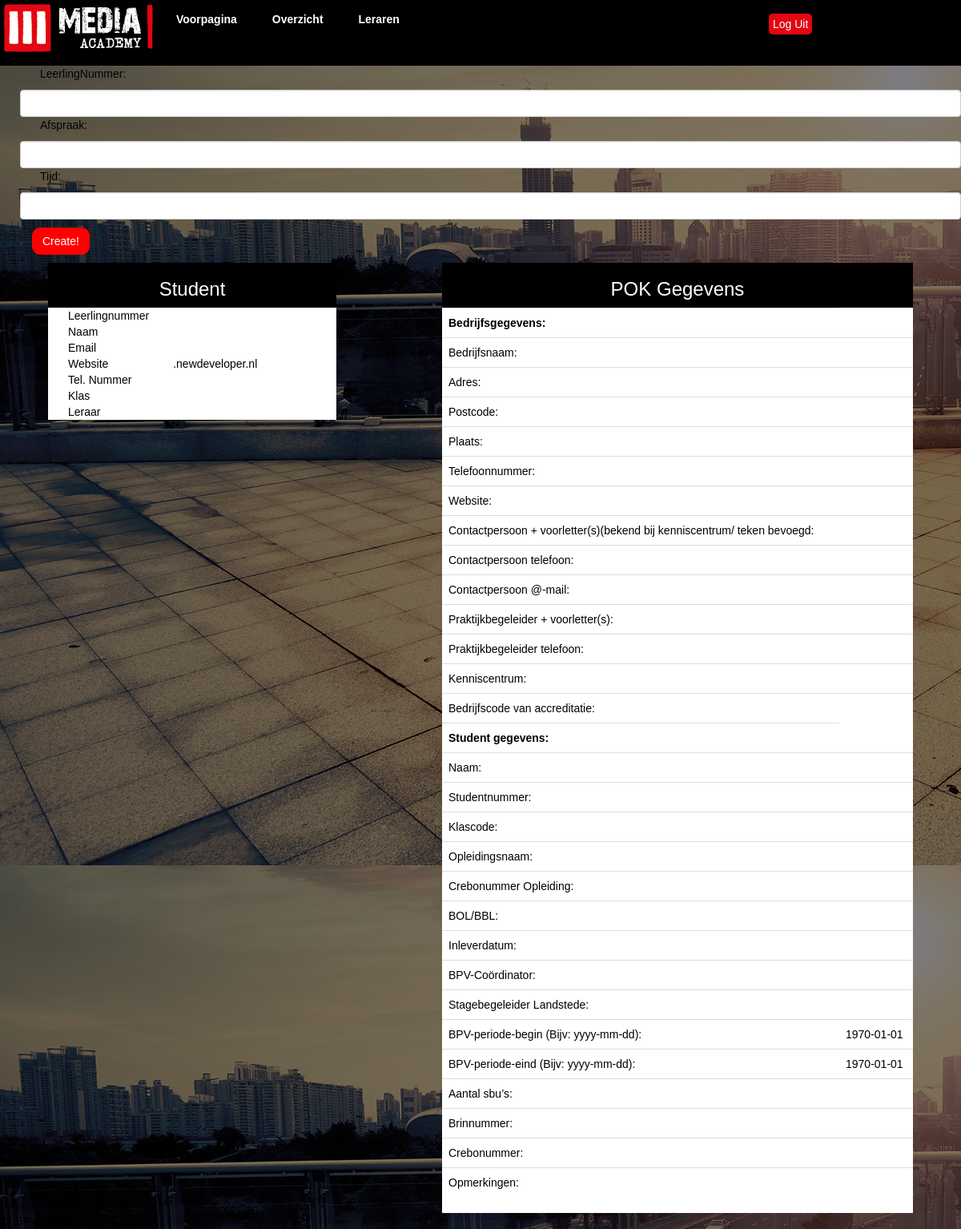
Before: /leraren/showStudent/1 (signed in) with the older database file.
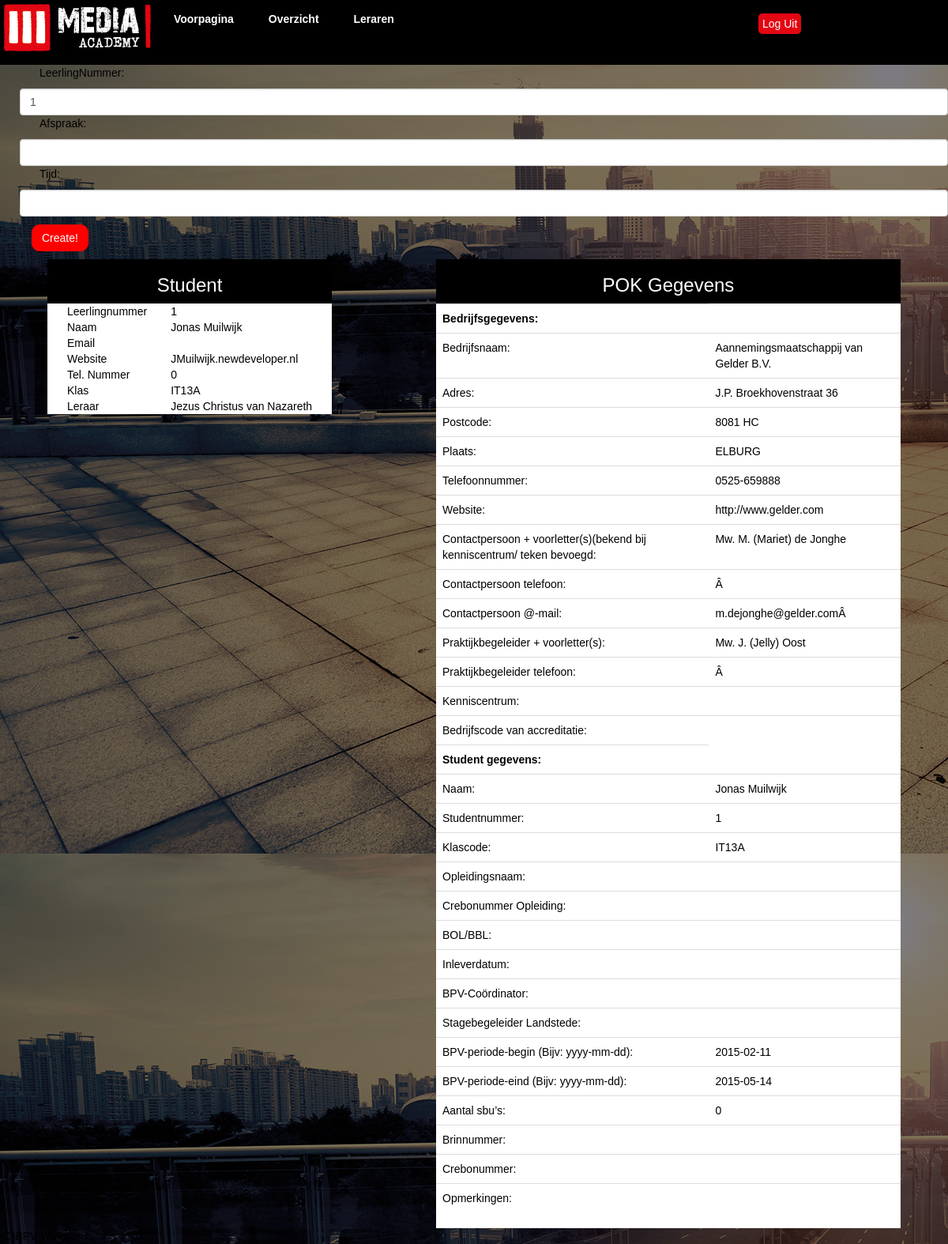
After: the same page with the newer database file.
### tables this page shows
CREATE TABLE IF NOT EXISTS `studenten` (
  `leerlingnummer` int(11) NOT NULL,
  `voornaam` varchar(25) NOT NULL,
  `achternaam` varchar(25) NOT NULL,
  `wachtwoord` varchar(256) NOT NULL,
  `email` varchar(30) NOT NULL,
  `geboortedatum` timestamp NOT NULL DEFAULT CURRENT_TIMESTAMP ON UPDATE CURRENT_TIMESTAMP,
  `telefoonnummer` int(11) NOT NULL,
  `klas` varchar(11) NOT NULL,
  `leraar_id` int(11) NOT NULL,
  PRIMARY KEY (`leerlingnummer`)
);

CREATE TABLE IF NOT EXISTS `pokaanvraag` (
  `id` int(11) NOT NULL AUTO_INCREMENT,
  `leerlingnummer` int(11) NOT NULL,
  `bedrijfNaam` varchar(50) NOT NULL,
  `bedrijfAdres` varchar(50) NOT NULL,
  `bedrijfPostcode` varchar(10) NOT NULL,
  `bedrijfPlaats` varchar(50) NOT NULL,
  `bedrijfTelefoon` varchar(20) NOT NULL,
  `bedrijfWebsite` varchar(50) NOT NULL,
  `bedrijfContactPersoon` varchar(50) NOT NULL,
  `bedrijfContactPersoonTelefoon` varchar(20) NOT NULL,
  `bedrijfContactPersoonEmail` varchar(50) NOT NULL,
  `bedrijfPraktijkBegeleider` varchar(50) NOT NULL,
  `bedrijfPraktijkBegeleiderTelefoon` varchar(20) NOT NULL,
  `bedrijfKennisCentrum` varchar(50) NOT NULL,
  `bedrijfCode` varchar(20) NOT NULL,
  `studentNaam` varchar(50) NOT NULL,
  `studentKlas` varchar(20) NOT NULL,
  `studentOpleiding` varchar(50) NOT NULL,
  `studentCreboNummerOpleiding` varchar(20) NOT NULL,
  `studentRichting` varchar(50) NOT NULL,
  `studentInleverdatum` varchar(50) NOT NULL,
  `bpvCoordinator` varchar(50) NOT NULL,
  `bpvBegeleider` varchar(50) NOT NULL,
  `bpvPeriodeBegin` int(11) NOT NULL,
  `bpvPeriodeEind` int(11) NOT NULL,
  `bpvSbu` int(11) NOT NULL,
  `bpvBrin` varchar(20) NOT NULL,
  `bpvCrebo` varchar(20) NOT NULL,
  `bpvOpmerking` varchar(500) NOT NULL,
  `pokStatus` int(2) NOT NULL,
  PRIMARY KEY (`id`)
);

CREATE TABLE IF NOT EXISTS `leraren` (
  `id` int(11) NOT NULL AUTO_INCREMENT,
  `leraar_voornaam` varchar(25) NOT NULL,
  `leraar_achternaam` varchar(25) NOT NULL,
  `wachtwoord` varchar(256) NOT NULL,
  `leraar_email` varchar(25) NOT NULL,
  PRIMARY KEY (`id`)
);

### controller/leraren.class.php (called while the page is built, shortened)
<?php
class Leraren extends Controller {
    public function __construct() {
        $this->view->title = 'Leraren';
        $this->view->style = 'bootstrap';
        $this->view->altStyle = 'style1';
    }
    function showStudent($leerlingNummer){
	$student = $this->model->getStudent($leerlingNummer);
	$locations = "[";
	foreach($student as $mapsLocation){
	    $locations .= "'" . $mapsLocation['bedrijfPostcode'] . "'" . ", ";
	}
	$locations = substr($locations, 0, strlen($locations) - 2) . "]";
	$names = "[";
	foreach($student as $name){
	    $names .= "'" . $name['voornaam'] ." ". $name['achternaam'] . "'" . ", ";
	}
	$names = substr($names, 0, strlen($names) - 2) . "]";
	$this->view->names = $names;
	$this->view->locations = $locations;
	$this->view->student = $student;
	$this->view->render('student');
    }
}

### libs/ini.php (called while the page is built, shortened)
<?php
require 'libs/controller.php';
require 'libs/model.php';
$site = new Router();

### index.php (called while the page is built)
<?php
require 'libs/ini.php';

### libs/model.php (called while the page is built)
<?php
class Model
{
    public function __construct()
    {
	$this->dbh = new Database();
    }
}

### model/leraren.model.php (called while the page is built, shortened)
<?php
class Leraren_Model extends Model{
    public function getStudent($leerlingNummer){
	$sth = $this->dbh->prepare("SELECT studenten.*, leraren.*, pokaanvraag.* "
		. "			FROM studenten"
		. "			    JOIN leraren ON"
		. "				studenten.leraar_id = leraren.id"
		. "			    JOIN pokaanvraag ON"
		. "				studenten.leerlingnummer = pokaanvraag.leerlingnummer"
		. "			WHERE studenten.leerlingnummer = '" . $leerlingNummer . "' "
		. "			ORDER BY pokaanvraag.id DESC LIMIT 1");
	$sth->execute();
	return $sth->fetchall();
    }
}

### libs/controller.php (called while the page is built, shortened)
<?php
class Controller {
    public function loadmodel($name) {
        $path = 'model/' . $name . '.model.php';
        if (file_exists($path)) {
            $this->model = new $modelname;
        }
    }
}

### view/content/student.php (the view, shortened to what the changed rows need)
<form action='<?php echo URL ?>leraren/caldav' method='post'>
    <p class="formulier">LeerlingNummer:</p><input type='text' class='form-control' name='leerlingnummer' value='<?php echo $this->student[0]['leerlingnummer'] ?>'>
    <p class="formulier">Afspraak:</p><input type='text' class='form-control' name='afspraak'>
    <p class="formulier">Tijd:</p><input type='text' class='form-control' name='tijd'>
    <input type='submit' class='btn btn-primary' value='Create!'>
</form>
<div id="klassen">
    <div id="klassen1">
	<h3>
	    Student
	</h3>
    </div>
    <table class='haai'>
	<tr>
	    <td>
		Leerlingnummer
	    </td>
	    <td>
		<?php
		echo $this->student[0]["leerlingnummer"];
		?>
	    </td>
	</tr>
	<tr>
	    <td>
		Naam
	    </td>
	    <td>
		<?php
		echo $this->student[0]["voornaam"] . " " . $this->student[0]["achternaam"];
		?>
	    </td>
	</tr>
	<tr>
	    <td>
		Email
	    </td>
	    <td>
	    </td>
	</tr>
	<tr>
	    <td>
		Website
	    </td>
	    <td>
		<a href='http://<?php echo $this->student[0]["voornaam"][0] . $this->student[0]["achternaam"]; ?>.newdeveloper.nl' target='_blank'><?php echo $this->student[0]["voornaam"][0] . $this->student[0]["achternaam"]; ?>.newdeveloper.nl</a><br>
	    </td>
	</tr>
	<tr>
	    <td>
		Tel. Nummer
	    </td>
	    <td>
		<?php
		echo $this->student[0]["telefoonnummer"];
		?>
	    </td>
	</tr>
	<tr>
	    <td>
		Klas
	    </td>
	    <td>
		<?php
		echo $this->student[0]["klas"];
		?>
	    </td>
	</tr>
	<tr>
	    <td>
		Leraar
	    </td>
	    <td>
		<?php
		echo $this->student[0][10]. ' ' .$this->student[0][11];
		?>
	    </td>
	</tr>
    </table>
</div>
<div id="stage">
    <div id="stage1">
	<h3>
	    POK Gegevens
	</h3>
    </div>
    <table class='table'>
		<tr><td><b>Bedrijfsgegevens:</b></tr></td>
		    <tr><td>Bedrijfsnaam:</td><td><?php echo $this->student[0]["bedrijfNaam"] ?></td></tr>
		    <tr><td>Adres:</td><td><?php echo $this->student[0]['bedrijfAdres'] ?></td></tr>
		    <tr><td>Postcode:</td><td><?php echo $this->student[0]['bedrijfPostcode'] ?></td></tr>
		    <tr><td>Plaats:</td><td><?php echo $this->student[0]['bedrijfPlaats'] ?></td></tr>
		    <tr><td>Telefoonnummer:</td><td><?php echo $this->student[0]['bedrijfTelefoon'] ?></td></tr>
		    <tr><td>Website:</td><td><?php echo $this->student[0]['bedrijfWebsite'] ?></td></tr>
		    <tr><td>Contactpersoon + voorletter(s)(bekend bij kenniscentrum/ teken bevoegd:</td><td><?php echo $this->student[0]['bedrijfContactPersoon'] ?></td></tr>
		    <tr><td>Contactpersoon telefoon:</td><td><?php echo $this->student[0]['bedrijfContactPersoonTelefoon'] ?></td></tr>
		    <tr><td>Contactpersoon @-mail:</td><td><?php echo $this->student[0]['bedrijfContactPersoonEmail'] ?></td></tr>
		    <tr><td>Praktijkbegeleider + voorletter(s):</td><td><?php echo $this->student[0]['bedrijfPraktijkBegeleider'] ?></td></tr>
		    <tr><td>Praktijkbegeleider telefoon:</td><td><?php echo $this->student[0]['bedrijfPraktijkBegeleiderTelefoon'] ?></td></tr>
		    <tr><td>Kenniscentrum:</td><td><?php echo $this->student[0]['bedrijfKennisCentrum'] ?></td></tr>
		    <tr><td>Bedrijfscode van accreditatie:</td><td><?php echo $this->student[0]['bedrijfCode'] ?></td></tr>
		<tr><td><b>Student gegevens:</b></tr></td>
		    <tr><td>Naam:</td><td><?php echo $this->student[0]['voornaam'] . " " . $this->student[0]['achternaam']  ?></td></tr>
		    <tr><td>Studentnummer:</td><td><?php echo $this->student[0]['leerlingnummer']  ?></td></tr>
		    <tr><td>Klascode:</td><td><?php echo $this->student[0]['klas']  ?></td></tr>
		    <tr><td>Opleidingsnaam:</td><td><?php echo $this->student[0]['studentOpleiding'] ?></td></tr>
		    <tr><td>Crebonummer Opleiding:</td><td><?php echo $this->student[0]['studentCreboNummerOpleiding'] ?></td></tr>
		    <tr><td>BOL/BBL:</td><td><?php echo $this->student[0]['studentRichting'] ?></td></tr>
		    <tr><td>Inleverdatum:</td><td><?php echo $this->student[0]['studentInleverdatum'] ?></td></tr>
		    <tr><td>BPV-Coördinator:</td><td><?php echo $this->student[0]['bpvCoordinator'] ?></td></tr>
		    <tr><td>Stagebegeleider Landstede:</td><td><?php echo $this->student[0]['bpvBegeleider'] ?></td></tr>
		    <tr><td>BPV-periode-begin (Bijv: yyyy-mm-dd):</td><td><?php echo date("Y-m-d", $this->student[0]['bpvPeriodeBegin']) ?></td></tr>
		    <tr><td>BPV-periode-eind (Bijv: yyyy-mm-dd):</td><td><?php echo date("Y-m-d", $this->student[0]['bpvPeriodeEind']) ?></td></tr>
		    <tr><td>Aantal sbu’s:</td><td><?php echo $this->student[0]['bpvSbu'] ?></td></tr>
		    <tr><td>Brinnummer:</td><td><?php echo $this->student[0]['bpvBrin'] ?></td></tr>
		    <tr><td>Crebonummer:</td><td><?php echo $this->student[0]['bpvCrebo'] ?></td></tr>
		    <tr><td>Opmerkingen:</td><td><?php echo $this->student[0]['bpvOpmerking'] ?></td></tr>
	    </table>
</div>

Changed rows visible on the page:
now on this page (row edited): studenten: leerlingnummer "1", pokaanvraag.leerlingnummer "1", voornaam "Jonas", achternaam "Muilwijk", voornaam "J", telefoonnummer "0", klas "IT13A", leraren.leraar_voornaam "Jezus", leraren.leraar_achternaam "Christus van Nazareth", pokaanvraag.bedrijfNaam "Aannemingsmaatschappij van Gelder B.V.", pokaanvraag.bedrijfAdres "J.P. Broekhovenstraat 36", pokaanvraag.bedrijfPostcode "8081 HC", pokaanvraag.bedrijfPlaats "ELBURG", pokaanvraag.bedrijfTelefoon "0525-659888", pokaanvraag.bedrijfWebsite "http://www.gelder.com", pokaanvraag.bedrijfContactPersoon "Mw. M. (Mariet) de Jonghe", pokaanvraag.bedrijfContactPersoonTelefoon "Â", pokaanvraag.bedrijfContactPersoonEmail "m.dejonghe@gelder.comÂ", pokaanvraag.bedrijfPraktijkBegeleider "Mw. J. (Jelly) Oost", pokaanvraag.bedrijfPraktijkBegeleiderTelefoon "Â", pokaanvraag.bpvPeriodeBegin "2015-02-11", pokaanvraag.bpvPeriodeEind "2015-05-14", pokaanvraag.bpvSbu "0"
Other visible differences:
date("Y-m-d", $this->student[0]['bpvPeriodeBegin']): "1970-01-01" → (not shown)
date("Y-m-d", $this->student[0]['bpvPeriodeEind']): "1970-01-01" → (not shown)
